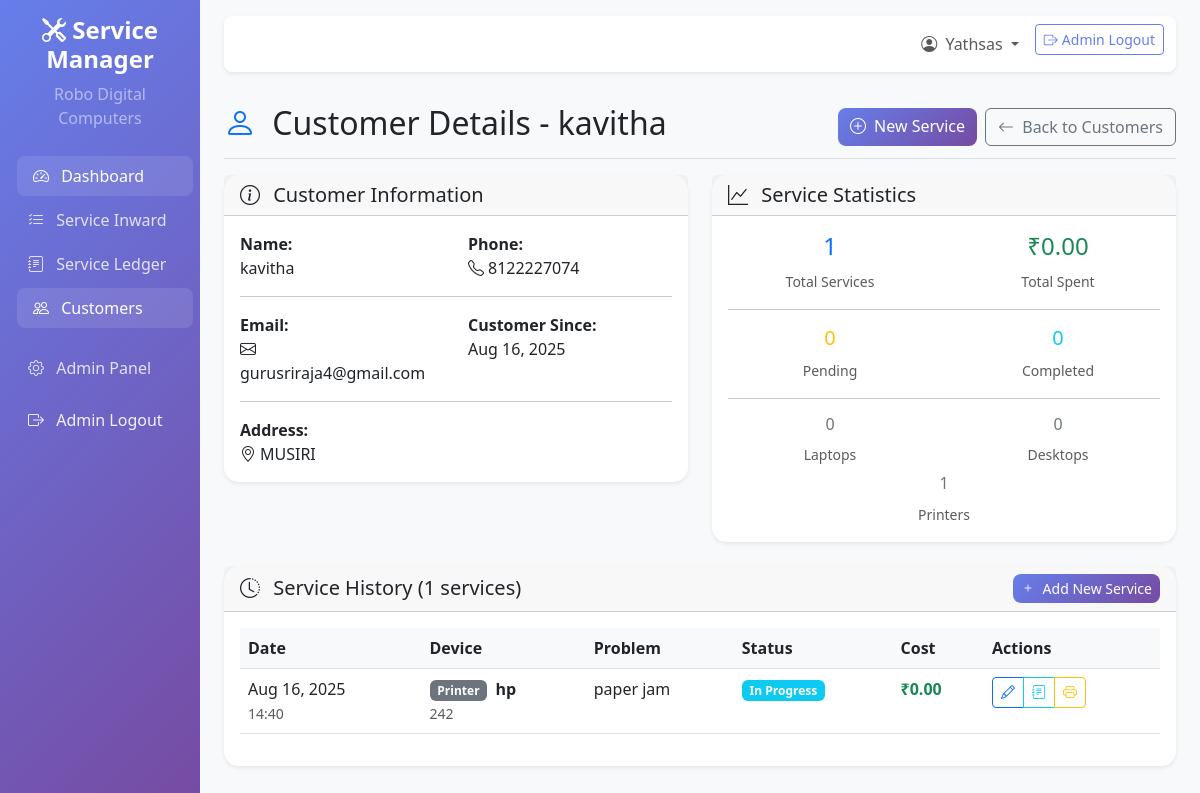
The page /services/customers/9/ (signed in) on the database as committed earlier.
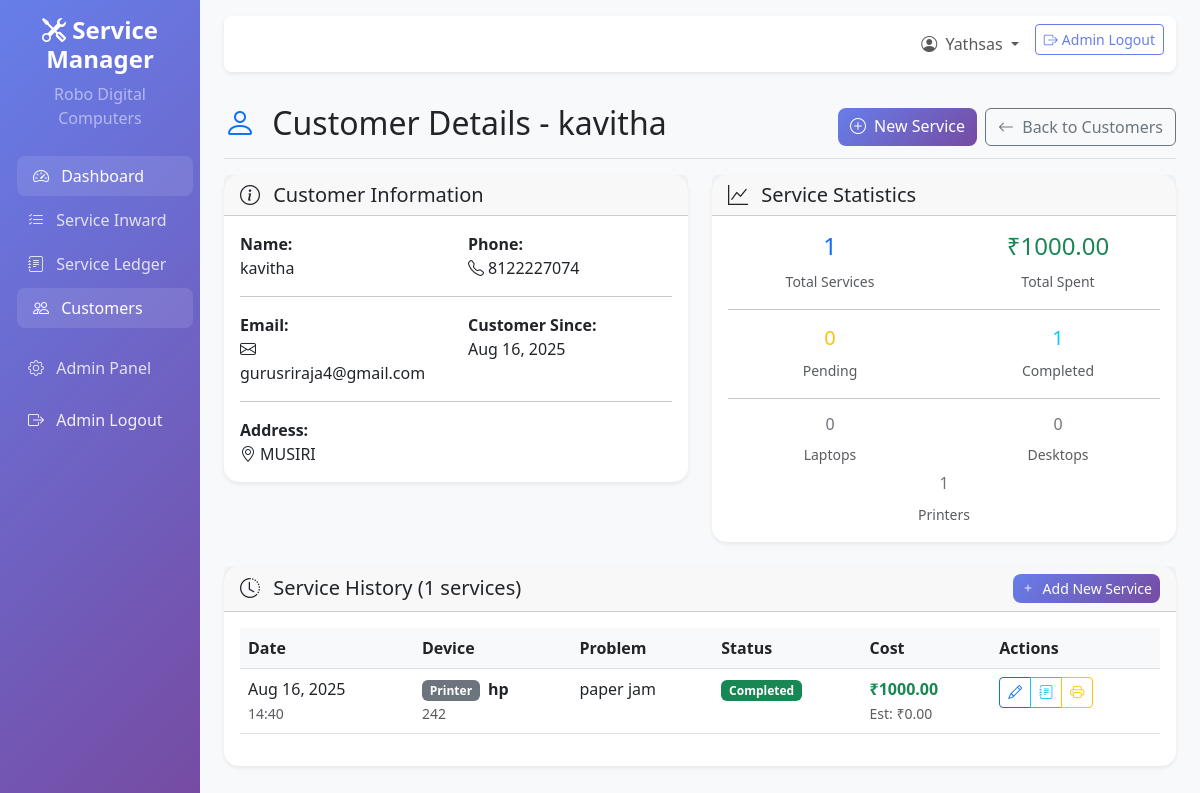
The same page on the database as committed later.
### services/models.py (models this page shows, shortened)
class ServiceItem(models.Model):
    DEVICE_TYPES = [
        ('laptop', 'Laptop'),
        ('desktop', 'Desktop'),
        ('printer', 'Printer'),
    ]
    STATUS_CHOICES = [
        ('pending', 'Pending'),
        ('in_progress', 'In Progress'),
        ('completed', 'Completed'),
        ('delivered', 'Delivered'),
        ('cancelled', 'Cancelled'),
    ]
    PAYMENT_STATUS_CHOICES = [
        ('pending', 'Payment Pending'),
        ('received', 'Payment Received'),
        ('partial', 'Partial Payment'),
    ]
    customer = models.ForeignKey(Customer, on_delete=models.CASCADE, related_name='service_items')
    device_type = models.CharField(max_length=20, choices=DEVICE_TYPES)
    brand = models.CharField(max_length=100)
    model = models.CharField(max_length=100)
    serial_number = models.CharField(max_length=100, blank=True, null=True)
    problem_description = models.TextField()
    accessories_received = models.TextField(blank=True, null=True)
    estimated_cost = models.DecimalField(max_digits=10, decimal_places=2, default=0.00)
    actual_cost = models.DecimalField(max_digits=10, decimal_places=2, default=0.00)
    status = models.CharField(max_length=20, choices=STATUS_CHOICES, default='pending')
    payment_status = models.CharField(max_length=20, choices=PAYMENT_STATUS_CHOICES, default='pending')
    received_date = models.DateTimeField(auto_now_add=True)
    completed_date = models.DateTimeField(blank=True, null=True)
    delivered_date = models.DateTimeField(blank=True, null=True)
    technician_notes = models.TextField(blank=True, null=True)
    problem_resolved = models.TextField(blank=True, null=True, help_text="Description of how the problem was resolved")
    created_at = models.DateTimeField(auto_now_add=True)
    updated_at = models.DateTimeField(auto_now=True)
    class Meta:
        ordering = ['-received_date']

### services/views.py (the view)
# urls.py: path('customers/<int:customer_id>/', views.customer_detail, name='customer_detail'),
@login_required
def customer_detail(request, customer_id):
    customer = get_object_or_404(Customer, id=customer_id)
    services = ServiceItem.objects.filter(customer=customer).order_by('-received_date')
    total_spent = services.aggregate(total=Sum('actual_cost'))['total'] or 0
    pending_services = services.filter(status='pending').count()
    completed_services = services.filter(status__in=['completed', 'delivered']).count()
    laptop_count = services.filter(device_type='laptop').count()
    desktop_count = services.filter(device_type='desktop').count()
    printer_count = services.filter(device_type='printer').count()
    context = {
        'customer': customer,
        'services': services,
        'total_spent': total_spent,
        'pending_services': pending_services,
        'completed_services': completed_services,
        'laptop_count': laptop_count,
        'desktop_count': desktop_count,
        'printer_count': printer_count,
    }
    return render(request, 'services/customer_detail.html', context)

### templates/services/customer_detail.html (shortened to what the changed rows need)
{% extends 'base.html' %}
{% block content %}
<div class="d-flex justify-content-between flex-wrap flex-md-nowrap align-items-center pt-3 pb-2 mb-3 border-bottom">
    <h1 class="h2">
        <i class="bi bi-person text-primary me-2"></i>
        Customer Details - {{ customer.name }}
    </h1>
</div>
<div class="row mb-4">
    <div class="col-md-6">
        <div class="card">
            <div class="card-body">
                <div class="row text-center">
                    <div class="col-6">
                        <h4 class="text-success">₹{{ total_spent|floatformat:2 }}</h4>
                        <small class="text-muted">Total Spent</small>
                    </div>
                </div>
                <div class="row text-center">
                    <div class="col-6">
                        <h5 class="text-info">{{ completed_services }}</h5>
                        <small class="text-muted">Completed</small>
                    </div>
                </div>
            </div>
        </div>
    </div>
</div>
<div class="card">
    <div class="card-body">
        {% if services %}
            <div class="table-responsive">
                <table class="table table-hover">
                    <thead>
                        <tr>
                            <th>Date</th>
                            <th>Device</th>
                            <th>Problem</th>
                            <th>Status</th>
                            <th>Cost</th>
                            <th>Actions</th>
                        </tr>
                    </thead>
                    <tbody>
                        {% for service in services %}
                        <tr>
                            <td>
                                <div>
                                    {{ service.received_date|date:"M d, Y" }}
                                    <br>
                                    <small class="text-muted">{{ service.received_date|date:"H:i" }}</small>
                                </div>
                            </td>
                            <td>
                                <div>
                                    <span class="badge bg-secondary me-1">{{ service.device_type|title }}</span>
                                    <strong>{{ service.brand }}</strong>
                                    <br>
                                    <small class="text-muted">{{ service.model }}</small>
                                </div>
                            </td>
                            <td>
                                <div class="text-truncate" style="max-width: 200px;" title="{{ service.problem_description }}">
                                    {{ service.problem_description|truncatechars:100 }}
                                </div>
                            </td>
                            <td>
                                {% if service.status == 'pending' %}
                                    <span class="badge bg-warning">Pending</span>
                                {% elif service.status == 'in_progress' %}
                                    <span class="badge bg-info">In Progress</span>
                                {% elif service.status == 'completed' %}
                                    <span class="badge bg-success">Completed</span>
                                {% elif service.status == 'delivered' %}
                                    <span class="badge bg-primary">Delivered</span>
                                {% else %}
                                    <span class="badge bg-danger">Cancelled</span>
                                {% endif %}
                            </td>
                            <td>
                                <div>
                                    <span class="text-success fw-bold">₹{{ service.actual_cost|floatformat:2 }}</span>
                                    {% if service.estimated_cost != service.actual_cost %}
                                        <br>
                                        <small class="text-muted">Est: ₹{{ service.estimated_cost|floatformat:2 }}</small>
                                    {% endif %}
                                </div>
                            </td>
                            <td>
                                <div class="btn-group" role="group">
                                    <a href="{% url 'services:edit_service' service.id %}"
                                       class="btn btn-sm btn-outline-primary" title="Edit">
                                        <i class="bi bi-pencil"></i>
                                    </a>
                                    <a href="{% url 'services:service_ledger_detail' service.id %}"
                                       class="btn btn-sm btn-outline-info" title="View Ledger">
                                        <i class="bi bi-journal-text"></i>
                                    </a>
                                    <a href="{% url 'services:print_service_report' service.id %}"
                                       class="btn btn-sm btn-outline-warning" title="Print Report" target="_blank">
                                        <i class="bi bi-printer"></i>
                                    </a>
                                </div>
                            </td>
                        </tr>
                        {% endfor %}
                    </tbody>
                </table>
            </div>
        {% endif %}
    </div>
</div>
{% endblock %}

Rows that differ between the two databases and show on the page:
changed ServiceItem "hp": actual_cost "0.00" → "1000.00"; estimated_cost (not shown) → "0.00"; status "In Progress" → "Completed"
Other text that changed with them:
{{ total_spent|floatformat:2 }}: "0.00" → "1000.00"
{{ completed_services }}: "0" → "1"
